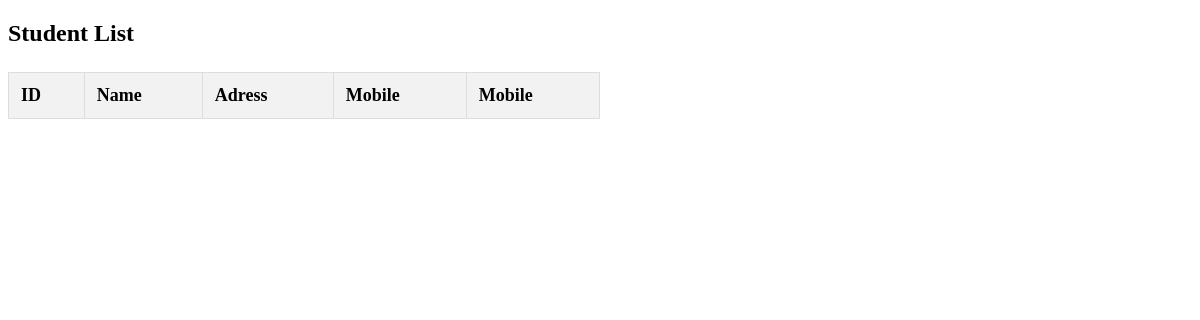
The page /student/ on the database as committed earlier.
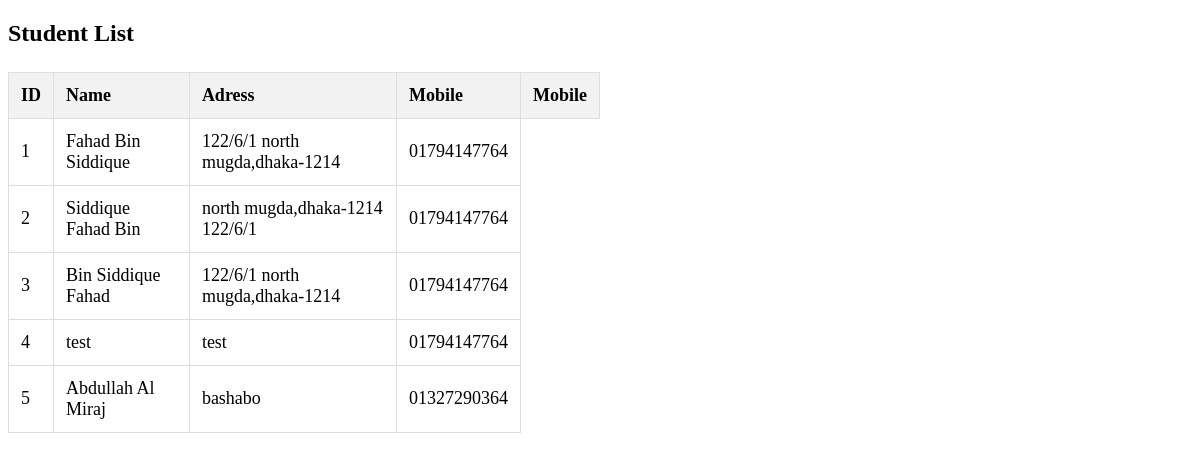
The same page on the database as committed later.
### student/models.py (models this page shows, shortened)
class Student_Modal(models.Model):
    name    = models.CharField(max_length=100)
    address = models.CharField(max_length=200)
    mobile  = models.CharField(max_length=15)
    nid     = models.CharField(max_length=20)

### student/views.py (the view)
# urls.py: path('',Read_Data,name="Read_Data" ),
def Read_Data(request):
    data=Student_Modal.objects.all()
    Data_Pack={
        "item": data
    }
    return render(request,"display.html",Data_Pack)

### student/templates/display.html (shortened to what this page needs)
<!DOCTYPE html>
<html lang="en">
<head>
</head>
<body>
    <h2>Student List</h2>
    <table>
        <thead>
            <tr>
                <th>ID</th>
                <th>Name</th>
                <th>Adress</th>
                <th>Mobile</th>
                <th>Mobile</th>
                </tr>
        </thead>
        <tbody>
            {% for s in item %}
            <tr>
                <td>{{ s.id }}</td>
                <td>{{ s.name }}</td>
                <td>{{ s.address }}</td>
                <td>{{ s.mobile }}</td>
            </tr>
            {% endfor %}
        </tbody>
    </table>
</body>
</html>

### student/templates/display.html (style rules this page uses)
table { width: 50%; border-collapse: collapse; margin: 25px 0; font-size: 18px; text-align: left; }
th, td { padding: 12px; border: 1px solid #ddd; }
th { background-color: #f2f2f2; }

Rows that differ between the two databases and show on the page:
added Student_Modal: id "1", name "Fahad Bin Siddique", address "122/6/1 north mugda,dhaka-1214", mobile "01794147764"
added Student_Modal: id "2", name "Siddique Fahad Bin", address "north mugda,dhaka-1214 122/6/1", mobile "01794147764"
added Student_Modal: id "3", name "Bin Siddique Fahad", address "122/6/1 north mugda,dhaka-1214", mobile "01794147764"
added Student_Modal: id "4", name "test", address "test", mobile "01794147764"
added Student_Modal: id "5", name "Abdullah Al Miraj", address "bashabo", mobile "01327290364"
